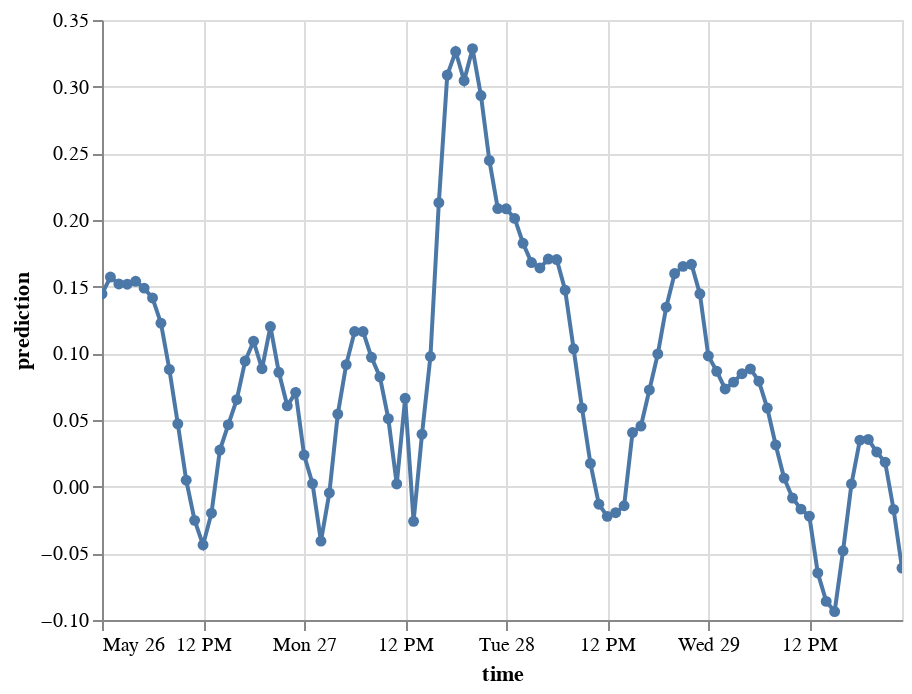

Notebook cell for this chart:
### Code cell
# Importing Altair for interactive visualization
import altair as alt

# Create Altair chart with line and dots
chart = alt.Chart(predictions_df).mark_line(point=True).encode(
    x='time:T', 
    y='prediction:Q', 
    # Adding tooltips for interactive information display
    tooltip=[alt.Tooltip('time:T', title='Date', format='%Y-%m-%d'), 
             alt.Tooltip('time:T', title='Time', format='%H:%M'), 
             alt.Tooltip('prediction:Q', title='Spot Price (DKK)', format='.2f')
            ]
)
 
# Display the chart
chart.interactive()

### Figure 1 — Vega-Lite specification as saved in the notebook (floating-point values rounded to 4 significant figures)
{"config": {"view": {"continuousWidth": 400, "continuousHeight": 300}}, "data": {"name": "data-5303a1d61f82f4fea848aa32783da130"}, "mark": {"type": "line", "point": true}, "encoding": {"tooltip": [{"field": "time", "format": "%Y-%m-%d", "title": "Date", "type": "temporal"}, {"field": "time", "format": "%H:%M", "title": "Time", "type": "temporal"}, {"field": "prediction", "format": ".2f", "title": "Spot Price (DKK)", "type": "quantitative"}], "x": {"field": "time", "type": "temporal"}, "y": {"field": "prediction", "type": "quantitative"}}, "selection": {"selector001": {"type": "interval", "bind": "scales", "encodings": ["x", "y"]}}, "$schema": "https://vega.github.io/schema/vega-lite/v4.17.0.json", "datasets": {"data-5303a1d61f82f4fea848aa32783da130": [{"prediction": 0.1445, "time": "2024-05-26T00:00:00"}, {"prediction": 0.1572, "time": "2024-05-26T01:00:00"}, {"prediction": 0.1521, "time": "2024-05-26T02:00:00"}, {"prediction": 0.1518, "time": "2024-05-26T03:00:00"}, {"prediction": 0.154, "time": "2024-05-26T04:00:00"}, {"prediction": 0.1489, "time": "2024-05-26T05:00:00"}, {"prediction": 0.1415, "time": "2024-05-26T06:00:00"}, {"prediction": 0.1226, "time": "2024-05-26T07:00:00"}, {"prediction": 0.0879, "time": "2024-05-26T08:00:00"}, {"prediction": 0.04718, "time": "2024-05-26T09:00:00"}, {"prediction": 0.004845, "time": "2024-05-26T10:00:00"}, {"prediction": -0.02527, "time": "2024-05-26T11:00:00"}, {"prediction": -0.0437, "time": "2024-05-26T12:00:00"}, {"prediction": -0.01987, "time": "2024-05-26T13:00:00"}, {"prediction": 0.02746, "time": "2024-05-26T14:00:00"}, {"prediction": 0.04649, "time": "2024-05-26T15:00:00"}, {"prediction": 0.06529, "time": "2024-05-26T16:00:00"}, {"prediction": 0.09423, "time": "2024-05-26T17:00:00"}, {"prediction": 0.1091, "time": "2024-05-26T18:00:00"}, {"prediction": 0.08845, "time": "2024-05-26T19:00:00"}, {"prediction": 0.1201, "time": "2024-05-26T20:00:00"}, {"prediction": 0.08581, "time": "2024-05-26T21:00:00"}, {"prediction": 0.06062, "time": "2024-05-26T22:00:00"}, {"prediction": 0.07073, "time": "2024-05-26T23:00:00"}, {"prediction": 0.02374, "time": "2024-05-27T00:00:00"}, {"prediction": 0.002296, "time": "2024-05-27T01:00:00"}, {"prediction": -0.04084, "time": "2024-05-27T02:00:00"}, {"prediction": -0.004706, "time": "2024-05-27T03:00:00"}, {"prediction": 0.05444, "time": "2024-05-27T04:00:00"}, {"prediction": 0.09154, "time": "2024-05-27T05:00:00"}, {"prediction": 0.1164, "time": "2024-05-27T06:00:00"}, {"prediction": 0.1163, "time": "2024-05-27T07:00:00"}, {"prediction": 0.09701, "time": "2024-05-27T08:00:00"}, {"prediction": 0.0823, "time": "2024-05-27T09:00:00"}, {"prediction": 0.05099, "time": "2024-05-27T10:00:00"}, {"prediction": 0.002032, "time": "2024-05-27T11:00:00"}, {"prediction": 0.06624, "time": "2024-05-27T12:00:00"}, {"prediction": -0.026, "time": "2024-05-27T13:00:00"}, {"prediction": 0.03932, "time": "2024-05-27T14:00:00"}, {"prediction": 0.09762, "time": "2024-05-27T15:00:00"}, {"prediction": 0.213, "time": "2024-05-27T16:00:00"}, {"prediction": 0.3087, "time": "2024-05-27T17:00:00"}, {"prediction": 0.3263, "time": "2024-05-27T18:00:00"}, {"prediction": 0.3045, "time": "2024-05-27T19:00:00"}, {"prediction": 0.3285, "time": "2024-05-27T20:00:00"}, {"prediction": 0.2934, "time": "2024-05-27T21:00:00"}, {"prediction": 0.2447, "time": "2024-05-27T22:00:00"}, {"prediction": 0.2086, "time": "2024-05-27T23:00:00"}, {"prediction": 0.2084, "time": "2024-05-28T00:00:00"}, {"prediction": 0.2012, "time": "2024-05-28T01:00:00"}, {"prediction": 0.1826, "time": "2024-05-28T02:00:00"}, {"prediction": 0.1681, "time": "2024-05-28T03:00:00"}, {"prediction": 0.164, "time": "2024-05-28T04:00:00"}, {"prediction": 0.1707, "time": "2024-05-28T05:00:00"}, {"prediction": 0.1704, "time": "2024-05-28T06:00:00"}, {"prediction": 0.1473, "time": "2024-05-28T07:00:00"}, {"prediction": 0.1034, "time": "2024-05-28T08:00:00"}, {"prediction": 0.05903, "time": "2024-05-28T09:00:00"}, {"prediction": 0.01743, "time": "2024-05-28T10:00:00"}, {"prediction": -0.01313, "time": "2024-05-28T11:00:00"}, {"prediction": -0.02228, "time": "2024-05-28T12:00:00"}, {"prediction": -0.01954, "time": "2024-05-28T13:00:00"}, {"prediction": -0.01431, "time": "2024-05-28T14:00:00"}, {"prediction": 0.04058, "time": "2024-05-28T15:00:00"}, {"prediction": 0.04545, "time": "2024-05-28T16:00:00"}, {"prediction": 0.07256, "time": "2024-05-28T17:00:00"}, {"prediction": 0.09951, "time": "2024-05-28T18:00:00"}, {"prediction": 0.1346, "time": "2024-05-28T19:00:00"}, {"prediction": 0.1599, "time": "2024-05-28T20:00:00"}, {"prediction": 0.1652, "time": "2024-05-28T21:00:00"}, {"prediction": 0.1668, "time": "2024-05-28T22:00:00"}, {"prediction": 0.1446, "time": "2024-05-28T23:00:00"}, {"prediction": 0.09805, "time": "2024-05-29T00:00:00"}, {"prediction": 0.08654, "time": "2024-05-29T01:00:00"}, {"prediction": 0.07329, "time": "2024-05-29T02:00:00"}, {"prediction": 0.07842, "time": "2024-05-29T03:00:00"}, {"prediction": 0.08475, "time": "2024-05-29T04:00:00"}, {"prediction": 0.08833, "time": "2024-05-29T05:00:00"}, {"prediction": 0.07911, "time": "2024-05-29T06:00:00"}, {"prediction": 0.05896, "time": "2024-05-29T07:00:00"}, {"prediction": 0.0313, "time": "2024-05-29T08:00:00"}, {"prediction": 0.006419, "time": "2024-05-29T09:00:00"}, {"prediction": -0.008564, "time": "2024-05-29T10:00:00"}, {"prediction": -0.01683, "time": "2024-05-29T11:00:00"}, {"prediction": -0.02214, "time": "2024-05-29T12:00:00"}, {"prediction": -0.06471, "time": "2024-05-29T13:00:00"}, {"prediction": -0.08604, "time": "2024-05-29T14:00:00"}, {"prediction": -0.09371, "time": "2024-05-29T15:00:00"}, {"prediction": -0.04814, "time": "2024-05-29T16:00:00"}, {"prediction": 0.002033, "time": "2024-05-29T17:00:00"}, {"prediction": 0.0349, "time": "2024-05-29T18:00:00"}, {"prediction": 0.03544, "time": "2024-05-29T19:00:00"}, {"prediction": 0.02601, "time": "2024-05-29T20:00:00"}, {"prediction": 0.01832, "time": "2024-05-29T21:00:00"}, {"prediction": -0.01709, "time": "2024-05-29T22:00:00"}, {"prediction": -0.06103, "time": "2024-05-29T23:00:00"}]}}
